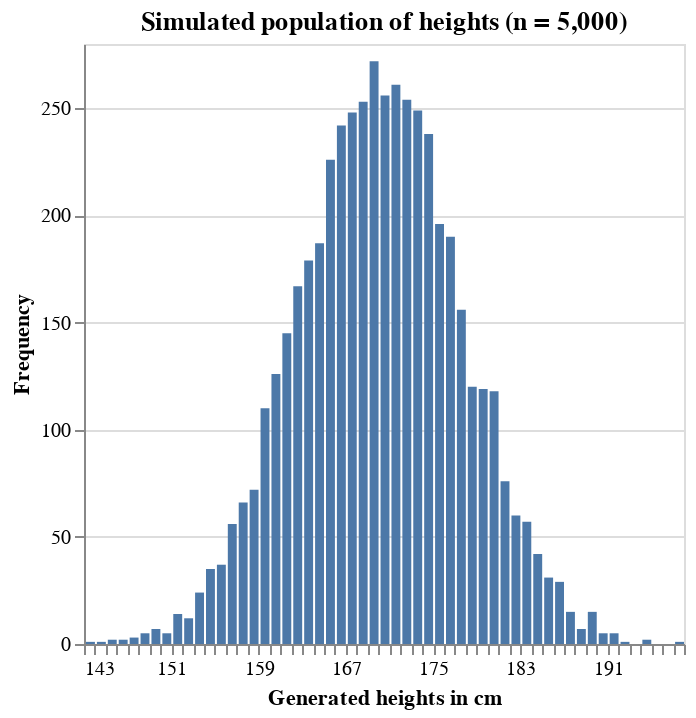

Source (notebook cell):
### Markdown cell above
When we visualise our population as a histogram, our distribution should be bell shaped. (**Note.** Altair visualisations are not viewable on GitHub. Clone the repository and view it in a local instance of JupyterLab.)

### Code cell
pop_height_viz.show()

### Figure 1 — Vega-Lite specification as saved in the notebook (floating-point values rounded to 4 significant figures; data arrays with more than 128 entries replaced by an {"elided": "..."} marker saying what was removed)
{"config": {"view": {"continuousWidth": 300, "continuousHeight": 300}}, "data": {"name": "data-8f35ef39ad9a3dea04becc61daf8ac80"}, "mark": {"type": "bar"}, "encoding": {"x": {"bin": {"maxbins": 100}, "field": "height_cm", "title": "Generated heights in cm", "type": "quantitative"}, "y": {"aggregate": "count", "title": "Frequency", "type": "quantitative"}}, "title": "Simulated population of heights (n = 5,000)", "$schema": "https://vega.github.io/schema/vega-lite/v6.1.0.json", "datasets": {"data-8f35ef39ad9a3dea04becc61daf8ac80": {"elided": "5000 records"}}}
